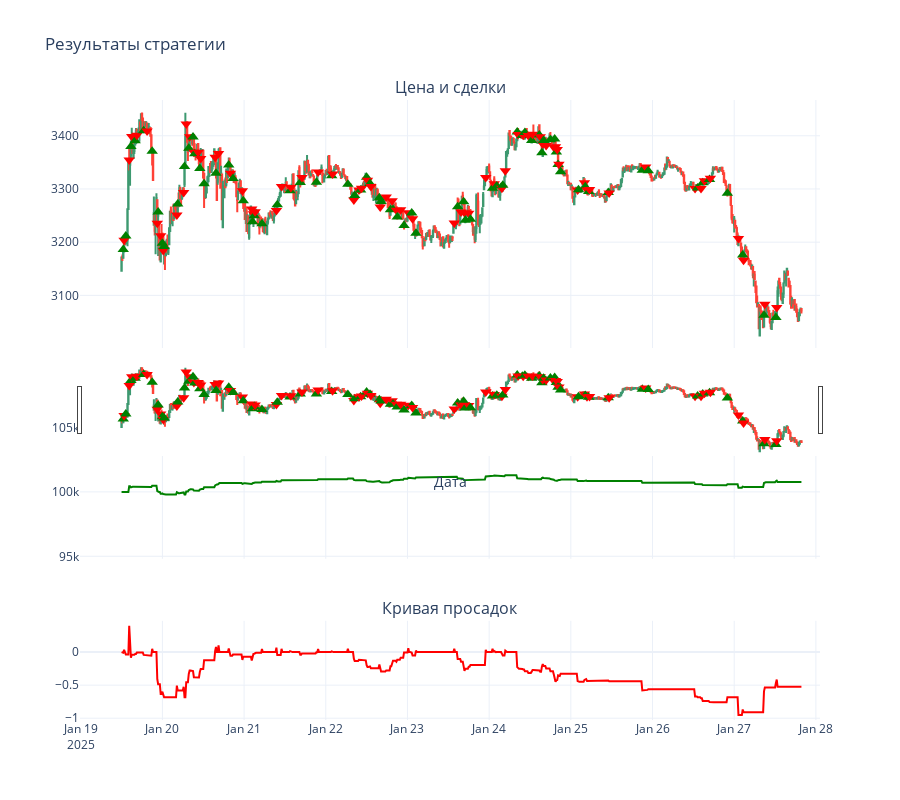

Write notebook code for a chart like this one.
### Code cell
bt = StrategyTester(X_trade_xgb, initial_balance=100000, position_size=0.1)

# Запускаем бэктест
bt.run()
stats = bt.calculate_stats()
StrategyTester.display_stats(stats)

bt.plot()

### Figure 1 — Plotly figure (JSON) as saved in the notebook; plotly's stock layout.template omitted (floating-point values rounded to 4 significant figures; data arrays with more than 128 entries replaced by an {"elided": "..."} marker saying what was removed)
{"data": [{"close": {"elided": "800 float values"}, "high": {"elided": "800 float values"}, "low": {"elided": "800 float values"}, "name": "Цена", "open": {"elided": "800 float values"}, "type": "candlestick", "x": {"elided": "800 str values"}, "xaxis": "x", "yaxis": "y"}, {"marker": {"color": "green", "size": 10, "symbol": "triangle-up"}, "mode": "markers", "name": "Сделка", "type": "scatter", "x": ["2025-01-19T12:30:00"], "xaxis": "x", "y": [3186.0], "yaxis": "y"}, {"marker": {"color": "red", "size": 10, "symbol": "triangle-down"}, "mode": "markers", "name": "Сделка", "type": "scatter", "x": ["2025-01-19T12:45:00"], "xaxis": "x", "y": [3204.0], "yaxis": "y"}, {"marker": {"color": "green", "size": 10, "symbol": "triangle-up"}, "mode": "markers", "name": "Сделка", "type": "scatter", "x": ["2025-01-19T13:15:00"], "xaxis": "x", "y": [3212.0], "yaxis": "y"}, {"marker": {"color": "red", "size": 10, "symbol": "triangle-down"}, "mode": "markers", "name": "Сделка", "type": "scatter", "x": ["2025-01-19T14:15:00"], "xaxis": "x", "y": [3354.0], "yaxis": "y"}, {"marker": {"color": "green", "size": 10, "symbol": "triangle-up"}, "mode": "markers", "name": "Сделка", "type": "scatter", "x": ["2025-01-19T14:45:00"], "xaxis": "x", "y": [3380.0], "yaxis": "y"}, {"marker": {"color": "red", "size": 10, "symbol": "triangle-down"}, "mode": "markers", "name": "Сделка", "type": "scatter", "x": ["2025-01-19T15:00:00"], "xaxis": "x", "y": [3398.0], "yaxis": "y"}, {"marker": {"color": "green", "size": 10, "symbol": "triangle-up"}, "mode": "markers", "name": "Сделка", "type": "scatter", "x": ["2025-01-19T16:00:00"], "xaxis": "x", "y": [3391.0], "yaxis": "y"}, {"marker": {"color": "red", "size": 10, "symbol": "triangle-down"}, "mode": "markers", "name": "Сделка", "type": "scatter", "x": ["2025-01-19T16:30:00"], "xaxis": "x", "y": [3401.0], "yaxis": "y"}, {"marker": {"color": "green", "size": 10, "symbol": "triangle-up"}, "mode": "markers", "name": "Сделка", "type": "scatter", "x": ["2025-01-19T18:30:00"], "xaxis": "x", "y": [3409.0], "yaxis": "y"}, {"marker": {"color": "red", "size": 10, "symbol": "triangle-down"}, "mode": "markers", "name": "Сделка", "type": "scatter", "x": ["2025-01-19T19:30:00"], "xaxis": "x", "y": [3409.0], "yaxis": "y"}, {"marker": {"color": "green", "size": 10, "symbol": "triangle-up"}, "mode": "markers", "name": "Сделка", "type": "scatter", "x": ["2025-01-19T21:00:00"], "xaxis": "x", "y": [3371.0], "yaxis": "y"}, {"marker": {"color": "red", "size": 10, "symbol": "triangle-down"}, "mode": "markers", "name": "Сделка", "type": "scatter", "x": ["2025-01-19T22:30:00"], "xaxis": "x", "y": [3236.0], "yaxis": "y"}, {"marker": {"color": "green", "size": 10, "symbol": "triangle-up"}, "mode": "markers", "name": "Сделка", "type": "scatter", "x": ["2025-01-19T22:45:00"], "xaxis": "x", "y": [3257.0], "yaxis": "y"}, {"marker": {"color": "red", "size": 10, "symbol": "triangle-down"}, "mode": "markers", "name": "Сделка", "type": "scatter", "x": ["2025-01-19T23:30:00"], "xaxis": "x", "y": [3212.0], "yaxis": "y"}, {"marker": {"color": "green", "size": 10, "symbol": "triangle-up"}, "mode": "markers", "name": "Сделка", "type": "scatter", "x": ["2025-01-20T00:00:00"], "xaxis": "x", "y": [3198.0], "yaxis": "y"}, {"marker": {"color": "red", "size": 10, "symbol": "triangle-down"}, "mode": "markers", "name": "Сделка", "type": "scatter", "x": ["2025-01-20T00:15:00"], "xaxis": "x", "y": [3185.0], "yaxis": "y"}, {"marker": {"color": "green", "size": 10, "symbol": "triangle-up"}, "mode": "markers", "name": "Сделка", "type": "scatter", "x": ["2025-01-20T00:30:00"], "xaxis": "x", "y": [3192.0], "yaxis": "y"}, {"marker": {"color": "red", "size": 10, "symbol": "triangle-down"}, "mode": "markers", "name": "Сделка", "type": "scatter", "x": ["2025-01-20T04:15:00"], "xaxis": "x", "y": [3251.0], "yaxis": "y"}, {"marker": {"color": "green", "size": 10, "symbol": "triangle-up"}, "mode": "markers", "name": "Сделка", "type": "scatter", "x": ["2025-01-20T04:30:00"], "xaxis": "x", "y": [3272.0], "yaxis": "y"}, {"marker": {"color": "red", "size": 10, "symbol": "triangle-down"}, "mode": "markers", "name": "Сделка", "type": "scatter", "x": ["2025-01-20T06:15:00"], "xaxis": "x", "y": [3293.0], "yaxis": "y"}, {"marker": {"color": "green", "size": 10, "symbol": "triangle-up"}, "mode": "markers", "name": "Сделка", "type": "scatter", "x": ["2025-01-20T06:30:00"], "xaxis": "x", "y": [3342.0], "yaxis": "y"}, {"marker": {"color": "red", "size": 10, "symbol": "triangle-down"}, "mode": "markers", "name": "Сделка", "type": "scatter", "x": ["2025-01-20T07:00:00"], "xaxis": "x", "y": [3422.0], "yaxis": "y"}, {"marker": {"color": "green", "size": 10, "symbol": "triangle-up"}, "mode": "markers", "name": "Сделка", "type": "scatter", "x": ["2025-01-20T07:45:00"], "xaxis": "x", "y": [3376.0], "yaxis": "y"}, {"marker": {"color": "red", "size": 10, "symbol": "triangle-down"}, "mode": "markers", "name": "Сделка", "type": "scatter", "x": ["2025-01-20T08:00:00"], "xaxis": "x", "y": [3398.0], "yaxis": "y"}, {"marker": {"color": "green", "size": 10, "symbol": "triangle-up"}, "mode": "markers", "name": "Сделка", "type": "scatter", "x": ["2025-01-20T09:00:00"], "xaxis": "x", "y": [3398.0], "yaxis": "y"}, {"marker": {"color": "red", "size": 10, "symbol": "triangle-down"}, "mode": "markers", "name": "Сделка", "type": "scatter", "x": ["2025-01-20T09:15:00"], "xaxis": "x", "y": [3369.0], "yaxis": "y"}, {"marker": {"color": "green", "size": 10, "symbol": "triangle-up"}, "mode": "markers", "name": "Сделка", "type": "scatter", "x": ["2025-01-20T09:30:00"], "xaxis": "x", "y": [3366.0], "yaxis": "y"}, {"marker": {"color": "red", "size": 10, "symbol": "triangle-down"}, "mode": "markers", "name": "Сделка", "type": "scatter", "x": ["2025-01-20T10:30:00"], "xaxis": "x", "y": [3369.0], "yaxis": "y"}, {"marker": {"color": "green", "size": 10, "symbol": "triangle-up"}, "mode": "markers", "name": "Сделка", "type": "scatter", "x": ["2025-01-20T11:00:00"], "xaxis": "x", "y": [3338.0], "yaxis": "y"}, {"marker": {"color": "red", "size": 10, "symbol": "triangle-down"}, "mode": "markers", "name": "Сделка", "type": "scatter", "x": ["2025-01-20T11:15:00"], "xaxis": "x", "y": [3357.0], "yaxis": "y"}, {"marker": {"color": "green", "size": 10, "symbol": "triangle-up"}, "mode": "markers", "name": "Сделка", "type": "scatter", "x": ["2025-01-20T12:15:00"], "xaxis": "x", "y": [3310.0], "yaxis": "y"}, {"marker": {"color": "red", "size": 10, "symbol": "triangle-down"}, "mode": "markers", "name": "Сделка", "type": "scatter", "x": ["2025-01-20T15:30:00"], "xaxis": "x", "y": [3359.0], "yaxis": "y"}, {"marker": {"color": "green", "size": 10, "symbol": "triangle-up"}, "mode": "markers", "name": "Сделка", "type": "scatter", "x": ["2025-01-20T15:45:00"], "xaxis": "x", "y": [3330.0], "yaxis": "y"}, {"marker": {"color": "red", "size": 10, "symbol": "triangle-down"}, "mode": "markers", "name": "Сделка", "type": "scatter", "x": ["2025-01-20T16:30:00"], "xaxis": "x", "y": [3367.0], "yaxis": "y"}, {"marker": {"color": "green", "size": 10, "symbol": "triangle-up"}, "mode": "markers", "name": "Сделка", "type": "scatter", "x": ["2025-01-20T19:30:00"], "xaxis": "x", "y": [3345.0], "yaxis": "y"}, {"marker": {"color": "red", "size": 10, "symbol": "triangle-down"}, "mode": "markers", "name": "Сделка", "type": "scatter", "x": ["2025-01-20T20:00:00"], "xaxis": "x", "y": [3329.0], "yaxis": "y"}, {"marker": {"color": "green", "size": 10, "symbol": "triangle-up"}, "mode": "markers", "name": "Сделка", "type": "scatter", "x": ["2025-01-20T20:45:00"], "xaxis": "x", "y": [3320.0], "yaxis": "y"}, {"marker": {"color": "red", "size": 10, "symbol": "triangle-down"}, "mode": "markers", "name": "Сделка", "type": "scatter", "x": ["2025-01-20T23:30:00"], "xaxis": "x", "y": [3297.0], "yaxis": "y"}, {"marker": {"color": "green", "size": 10, "symbol": "triangle-up"}, "mode": "markers", "name": "Сделка", "type": "scatter", "x": ["2025-01-20T23:45:00"], "xaxis": "x", "y": [3278.0], "yaxis": "y"}, {"marker": {"color": "red", "size": 10, "symbol": "triangle-down"}, "mode": "markers", "name": "Сделка", "type": "scatter", "x": ["2025-01-21T02:15:00"], "xaxis": "x", "y": [3262.0], "yaxis": "y"}, {"marker": {"color": "green", "size": 10, "symbol": "triangle-up"}, "mode": "markers", "name": "Сделка", "type": "scatter", "x": ["2025-01-21T02:30:00"], "xaxis": "x", "y": [3238.0], "yaxis": "y"}, {"marker": {"color": "red", "size": 10, "symbol": "triangle-down"}, "mode": "markers", "name": "Сделка", "type": "scatter", "x": ["2025-01-21T02:45:00"], "xaxis": "x", "y": [3254.0], "yaxis": "y"}, {"marker": {"color": "green", "size": 10, "symbol": "triangle-up"}, "mode": "markers", "name": "Сделка", "type": "scatter", "x": ["2025-01-21T03:00:00"], "xaxis": "x", "y": [3249.0], "yaxis": "y"}, {"marker": {"color": "red", "size": 10, "symbol": "triangle-down"}, "mode": "markers", "name": "Сделка", "type": "scatter", "x": ["2025-01-21T03:15:00"], "xaxis": "x", "y": [3257.0], "yaxis": "y"}, {"marker": {"color": "green", "size": 10, "symbol": "triangle-up"}, "mode": "markers", "name": "Сделка", "type": "scatter", "x": ["2025-01-21T05:15:00"], "xaxis": "x", "y": [3235.0], "yaxis": "y"}, {"marker": {"color": "red", "size": 10, "symbol": "triangle-down"}, "mode": "markers", "name": "Сделка", "type": "scatter", "x": ["2025-01-21T09:30:00"], "xaxis": "x", "y": [3259.0], "yaxis": "y"}, {"marker": {"color": "green", "size": 10, "symbol": "triangle-up"}, "mode": "markers", "name": "Сделка", "type": "scatter", "x": ["2025-01-21T09:45:00"], "xaxis": "x", "y": [3271.0], "yaxis": "y"}, {"marker": {"color": "red", "size": 10, "symbol": "triangle-down"}, "mode": "markers", "name": "Сделка", "type": "scatter", "x": ["2025-01-21T11:00:00"], "xaxis": "x", "y": [3305.0], "yaxis": "y"}, {"marker": {"color": "green", "size": 10, "symbol": "triangle-up"}, "mode": "markers", "name": "Сделка", "type": "scatter", "x": ["2025-01-21T13:30:00"], "xaxis": "x", "y": [3296.0], "yaxis": "y"}, {"marker": {"color": "red", "size": 10, "symbol": "triangle-down"}, "mode": "markers", "name": "Сделка", "type": "scatter", "x": ["2025-01-21T13:45:00"], "xaxis": "x", "y": [3303.0], "yaxis": "y"}, {"marker": {"color": "green", "size": 10, "symbol": "triangle-up"}, "mode": "markers", "name": "Сделка", "type": "scatter", "x": ["2025-01-21T16:30:00"], "xaxis": "x", "y": [3312.0], "yaxis": "y"}, {"marker": {"color": "red", "size": 10, "symbol": "triangle-down"}, "mode": "markers", "name": "Сделка", "type": "scatter", "x": ["2025-01-21T17:00:00"], "xaxis": "x", "y": [3321.0], "yaxis": "y"}, {"marker": {"color": "green", "size": 10, "symbol": "triangle-up"}, "mode": "markers", "name": "Сделка", "type": "scatter", "x": ["2025-01-21T21:15:00"], "xaxis": "x", "y": [3312.0], "yaxis": "y"}, {"marker": {"color": "red", "size": 10, "symbol": "triangle-down"}, "mode": "markers", "name": "Сделка", "type": "scatter", "x": ["2025-01-21T21:45:00"], "xaxis": "x", "y": [3332.0], "yaxis": "y"}, {"marker": {"color": "green", "size": 10, "symbol": "triangle-up"}, "mode": "markers", "name": "Сделка", "type": "scatter", "x": ["2025-01-22T01:45:00"], "xaxis": "x", "y": [3325.0], "yaxis": "y"}, {"marker": {"color": "red", "size": 10, "symbol": "triangle-down"}, "mode": "markers", "name": "Сделка", "type": "scatter", "x": ["2025-01-22T02:00:00"], "xaxis": "x", "y": [3328.0], "yaxis": "y"}, {"marker": {"color": "green", "size": 10, "symbol": "triangle-up"}, "mode": "markers", "name": "Сделка", "type": "scatter", "x": ["2025-01-22T06:30:00"], "xaxis": "x", "y": [3309.0], "yaxis": "y"}, {"marker": {"color": "red", "size": 10, "symbol": "triangle-down"}, "mode": "markers", "name": "Сделка", "type": "scatter", "x": ["2025-01-22T08:15:00"], "xaxis": "x", "y": [3279.0], "yaxis": "y"}, {"marker": {"color": "green", "size": 10, "symbol": "triangle-up"}, "mode": "markers", "name": "Сделка", "type": "scatter", "x": ["2025-01-22T08:30:00"], "xaxis": "x", "y": [3288.0], "yaxis": "y"}, {"marker": {"color": "red", "size": 10, "symbol": "triangle-down"}, "mode": "markers", "name": "Сделка", "type": "scatter", "x": ["2025-01-22T09:45:00"], "xaxis": "x", "y": [3298.0], "yaxis": "y"}, {"marker": {"color": "green", "size": 10, "symbol": "triangle-up"}, "mode": "markers", "name": "Сделка", "type": "scatter", "x": ["2025-01-22T10:15:00"], "xaxis": "x", "y": [3298.0], "yaxis": "y"}, {"marker": {"color": "red", "size": 10, "symbol": "triangle-down"}, "mode": "markers", "name": "Сделка", "type": "scatter", "x": ["2025-01-22T10:30:00"], "xaxis": "x", "y": [3301.0], "yaxis": "y"}, {"marker": {"color": "green", "size": 10, "symbol": "triangle-up"}, "mode": "markers", "name": "Сделка", "type": "scatter", "x": ["2025-01-22T12:00:00"], "xaxis": "x", "y": [3322.0], "yaxis": "y"}, {"marker": {"color": "red", "size": 10, "symbol": "triangle-down"}, "mode": "markers", "name": "Сделка", "type": "scatter", "x": ["2025-01-22T12:15:00"], "xaxis": "x", "y": [3316.0], "yaxis": "y"}, {"marker": {"color": "green", "size": 10, "symbol": "triangle-up"}, "mode": "markers", "name": "Сделка", "type": "scatter", "x": ["2025-01-22T13:00:00"], "xaxis": "x", "y": [3310.0], "yaxis": "y"}, {"marker": {"color": "red", "size": 10, "symbol": "triangle-down"}, "mode": "markers", "name": "Сделка", "type": "scatter", "x": ["2025-01-22T13:15:00"], "xaxis": "x", "y": [3305.0], "yaxis": "y"}, {"marker": {"color": "green", "size": 10, "symbol": "triangle-up"}, "mode": "markers", "name": "Сделка", "type": "scatter", "x": ["2025-01-22T15:45:00"], "xaxis": "x", "y": [3283.0], "yaxis": "y"}, {"marker": {"color": "red", "size": 10, "symbol": "triangle-down"}, "mode": "markers", "name": "Сделка", "type": "scatter", "x": ["2025-01-22T16:00:00"], "xaxis": "x", "y": [3266.0], "yaxis": "y"}, {"marker": {"color": "green", "size": 10, "symbol": "triangle-up"}, "mode": "markers", "name": "Сделка", "type": "scatter", "x": ["2025-01-22T16:15:00"], "xaxis": "x", "y": [3276.0], "yaxis": "y"}, {"marker": {"color": "red", "size": 10, "symbol": "triangle-down"}, "mode": "markers", "name": "Сделка", "type": "scatter", "x": ["2025-01-22T17:45:00"], "xaxis": "x", "y": [3285.0], "yaxis": "y"}, {"marker": {"color": "green", "size": 10, "symbol": "triangle-up"}, "mode": "markers", "name": "Сделка", "type": "scatter", "x": ["2025-01-22T19:00:00"], "xaxis": "x", "y": [3261.0], "yaxis": "y"}, {"marker": {"color": "red", "size": 10, "symbol": "triangle-down"}, "mode": "markers", "name": "Сделка", "type": "scatter", "x": ["2025-01-22T19:30:00"], "xaxis": "x", "y": [3278.0], "yaxis": "y"}, {"marker": {"color": "green", "size": 10, "symbol": "triangle-up"}, "mode": "markers", "name": "Сделка", "type": "scatter", "x": ["2025-01-22T19:45:00"], "xaxis": "x", "y": [3261.0], "yaxis": "y"}, {"marker": {"color": "red", "size": 10, "symbol": "triangle-down"}, "mode": "markers", "name": "Сделка", "type": "scatter", "x": ["2025-01-22T20:45:00"], "xaxis": "x", "y": [3260.0], "yaxis": "y"}, {"marker": {"color": "green", "size": 10, "symbol": "triangle-up"}, "mode": "markers", "name": "Сделка", "type": "scatter", "x": ["2025-01-22T21:00:00"], "xaxis": "x", "y": [3247.0], "yaxis": "y"}, {"marker": {"color": "red", "size": 10, "symbol": "triangle-down"}, "mode": "markers", "name": "Сделка", "type": "scatter", "x": ["2025-01-22T22:00:00"], "xaxis": "x", "y": [3261.0], "yaxis": "y"}, {"marker": {"color": "green", "size": 10, "symbol": "triangle-up"}, "mode": "markers", "name": "Сделка", "type": "scatter", "x": ["2025-01-22T23:00:00"], "xaxis": "x", "y": [3231.0], "yaxis": "y"}, {"marker": {"color": "red", "size": 10, "symbol": "triangle-down"}, "mode": "markers", "name": "Сделка", "type": "scatter", "x": ["2025-01-23T00:15:00"], "xaxis": "x", "y": [3255.0], "yaxis": "y"}, {"marker": {"color": "green", "size": 10, "symbol": "triangle-up"}, "mode": "markers", "name": "Сделка", "type": "scatter", "x": ["2025-01-23T01:15:00"], "xaxis": "x", "y": [3255.0], "yaxis": "y"}, {"marker": {"color": "red", "size": 10, "symbol": "triangle-down"}, "mode": "markers", "name": "Сделка", "type": "scatter", "x": ["2025-01-23T01:30:00"], "xaxis": "x", "y": [3244.0], "yaxis": "y"}, {"marker": {"color": "green", "size": 10, "symbol": "triangle-up"}, "mode": "markers", "name": "Сделка", "type": "scatter", "x": ["2025-01-23T02:30:00"], "xaxis": "x", "y": [3217.0], "yaxis": "y"}, {"marker": {"color": "red", "size": 10, "symbol": "triangle-down"}, "mode": "markers", "name": "Сделка", "type": "scatter", "x": ["2025-01-23T13:45:00"], "xaxis": "x", "y": [3236.0], "yaxis": "y"}, {"marker": {"color": "green", "size": 10, "symbol": "triangle-up"}, "mode": "markers", "name": "Сделка", "type": "scatter", "x": ["2025-01-23T14:45:00"], "xaxis": "x", "y": [3267.0], "yaxis": "y"}, {"marker": {"color": "red", "size": 10, "symbol": "triangle-down"}, "mode": "markers", "name": "Сделка", "type": "scatter", "x": ["2025-01-23T15:45:00"], "xaxis": "x", "y": [3257.0], "yaxis": "y"}, {"marker": {"color": "green", "size": 10, "symbol": "triangle-up"}, "mode": "markers", "name": "Сделка", "type": "scatter", "x": ["2025-01-23T16:30:00"], "xaxis": "x", "y": [3276.0], "yaxis": "y"}, {"marker": {"color": "red", "size": 10, "symbol": "triangle-down"}, "mode": "markers", "name": "Сделка", "type": "scatter", "x": ["2025-01-23T16:45:00"], "xaxis": "x", "y": [3256.0], "yaxis": "y"}, {"marker": {"color": "green", "size": 10, "symbol": "triangle-up"}, "mode": "markers", "name": "Сделка", "type": "scatter", "x": ["2025-01-23T17:00:00"], "xaxis": "x", "y": [3241.0], "yaxis": "y"}, {"marker": {"color": "red", "size": 10, "symbol": "triangle-down"}, "mode": "markers", "name": "Сделка", "type": "scatter", "x": ["2025-01-23T18:00:00"], "xaxis": "x", "y": [3254.0], "yaxis": "y"}, {"marker": {"color": "green", "size": 10, "symbol": "triangle-up"}, "mode": "markers", "name": "Сделка", "type": "scatter", "x": ["2025-01-23T18:30:00"], "xaxis": "x", "y": [3243.0], "yaxis": "y"}, {"marker": {"color": "red", "size": 10, "symbol": "triangle-down"}, "mode": "markers", "name": "Сделка", "type": "scatter", "x": ["2025-01-23T23:00:00"], "xaxis": "x", "y": [3321.0], "yaxis": "y"}, {"marker": {"color": "green", "size": 10, "symbol": "triangle-up"}, "mode": "markers", "name": "Сделка", "type": "scatter", "x": ["2025-01-24T01:00:00"], "xaxis": "x", "y": [3301.0], "yaxis": "y"}, {"marker": {"color": "red", "size": 10, "symbol": "triangle-down"}, "mode": "markers", "name": "Сделка", "type": "scatter", "x": ["2025-01-24T01:30:00"], "xaxis": "x", "y": [3310.0], "yaxis": "y"}, {"marker": {"color": "green", "size": 10, "symbol": "triangle-up"}, "mode": "markers", "name": "Сделка", "type": "scatter", "x": ["2025-01-24T02:15:00"], "xaxis": "x", "y": [3306.0], "yaxis": "y"}, {"marker": {"color": "red", "size": 10, "symbol": "triangle-down"}, "mode": "markers", "name": "Сделка", "type": "scatter", "x": ["2025-01-24T03:45:00"], "xaxis": "x", "y": [3301.0], "yaxis": "y"}, {"marker": {"color": "green", "size": 10, "symbol": "triangle-up"}, "mode": "markers", "name": "Сделка", "type": "scatter", "x": ["2025-01-24T04:00:00"], "xaxis": "x", "y": [3307.0], "yaxis": "y"}, {"marker": {"color": "red", "size": 10, "symbol": "triangle-down"}, "mode": "markers", "name": "Сделка", "type": "scatter", "x": ["2025-01-24T04:45:00"], "xaxis": "x", "y": [3334.0], "yaxis": "y"}, {"marker": {"color": "green", "size": 10, "symbol": "triangle-up"}, "mode": "markers", "name": "Сделка", "type": "scatter", "x": ["2025-01-24T08:15:00"], "xaxis": "x", "y": [3407.0], "yaxis": "y"}, {"marker": {"color": "red", "size": 10, "symbol": "triangle-down"}, "mode": "markers", "name": "Сделка", "type": "scatter", "x": ["2025-01-24T08:30:00"], "xaxis": "x", "y": [3402.0], "yaxis": "y"}, {"marker": {"color": "green", "size": 10, "symbol": "triangle-up"}, "mode": "markers", "name": "Сделка", "type": "scatter", "x": ["2025-01-24T09:45:00"], "xaxis": "x", "y": [3400.0], "yaxis": "y"}, {"marker": {"color": "red", "size": 10, "symbol": "triangle-down"}, "mode": "markers", "name": "Сделка", "type": "scatter", "x": ["2025-01-24T10:00:00"], "xaxis": "x", "y": [3401.0], "yaxis": "y"}, {"marker": {"color": "green", "size": 10, "symbol": "triangle-up"}, "mode": "markers", "name": "Сделка", "type": "scatter", "x": ["2025-01-24T10:30:00"], "xaxis": "x", "y": [3406.0], "yaxis": "y"}, {"marker": {"color": "red", "size": 10, "symbol": "triangle-down"}, "mode": "markers", "name": "Сделка", "type": "scatter", "x": ["2025-01-24T11:30:00"], "xaxis": "x", "y": [3401.0], "yaxis": "y"}, {"marker": {"color": "green", "size": 10, "symbol": "triangle-up"}, "mode": "markers", "name": "Сделка", "type": "scatter", "x": ["2025-01-24T12:30:00"], "xaxis": "x", "y": [3391.0], "yaxis": "y"}, {"marker": {"color": "red", "size": 10, "symbol": "triangle-down"}, "mode": "markers", "name": "Сделка", "type": "scatter", "x": ["2025-01-24T12:45:00"], "xaxis": "x", "y": [3403.0], "yaxis": "y"}, {"marker": {"color": "green", "size": 10, "symbol": "triangle-up"}, "mode": "markers", "name": "Сделка", "type": "scatter", "x": ["2025-01-24T14:45:00"], "xaxis": "x", "y": [3402.0], "yaxis": "y"}, {"marker": {"color": "red", "size": 10, "symbol": "triangle-down"}, "mode": "markers", "name": "Сделка", "type": "scatter", "x": ["2025-01-24T15:00:00"], "xaxis": "x", "y": [3398.0], "yaxis": "y"}, {"marker": {"color": "green", "size": 10, "symbol": "triangle-up"}, "mode": "markers", "name": "Сделка", "type": "scatter", "x": ["2025-01-24T15:30:00"], "xaxis": "x", "y": [3368.0], "yaxis": "y"}, {"marker": {"color": "red", "size": 10, "symbol": "triangle-down"}, "mode": "markers", "name": "Сделка", "type": "scatter", "x": ["2025-01-24T15:45:00"], "xaxis": "x", "y": [3384.0], "yaxis": "y"}, {"marker": {"color": "green", "size": 10, "symbol": "triangle-up"}, "mode": "markers", "name": "Сделка", "type": "scatter", "x": ["2025-01-24T16:00:00"], "xaxis": "x", "y": [3391.0], "yaxis": "y"}, {"marker": {"color": "red", "size": 10, "symbol": "triangle-down"}, "mode": "markers", "name": "Сделка", "type": "scatter", "x": ["2025-01-24T16:45:00"], "xaxis": "x", "y": [3382.0], "yaxis": "y"}, {"marker": {"color": "green", "size": 10, "symbol": "triangle-up"}, "mode": "markers", "name": "Сделка", "type": "scatter", "x": ["2025-01-24T18:00:00"], "xaxis": "x", "y": [3393.0], "yaxis": "y"}, {"marker": {"color": "red", "size": 10, "symbol": "triangle-down"}, "mode": "markers", "name": "Сделка", "type": "scatter", "x": ["2025-01-24T19:00:00"], "xaxis": "x", "y": [3379.0], "yaxis": "y"}, {"marker": {"color": "green", "size": 10, "symbol": "triangle-up"}, "mode": "markers", "name": "Сделка", "type": "scatter", "x": ["2025-01-24T19:15:00"], "xaxis": "x", "y": [3394.0], "yaxis": "y"}, {"marker": {"color": "red", "size": 10, "symbol": "triangle-down"}, "mode": "markers", "name": "Сделка", "type": "scatter", "x": ["2025-01-24T19:30:00"], "xaxis": "x", "y": [3380.0], "yaxis": "y"}, {"marker": {"color": "green", "size": 10, "symbol": "triangle-up"}, "mode": "markers", "name": "Сделка", "type": "scatter", "x": ["2025-01-24T19:45:00"], "xaxis": "x", "y": [3369.0], "yaxis": "y"}, {"marker": {"color": "red", "size": 10, "symbol": "triangle-down"}, "mode": "markers", "name": "Сделка", "type": "scatter", "x": ["2025-01-24T20:00:00"], "xaxis": "x", "y": [3374.0], "yaxis": "y"}, {"marker": {"color": "green", "size": 10, "symbol": "triangle-up"}, "mode": "markers", "name": "Сделка", "type": "scatter", "x": ["2025-01-24T20:15:00"], "xaxis": "x", "y": [3346.0], "yaxis": "y"}, {"marker": {"color": "red", "size": 10, "symbol": "triangle-down"}, "mode": "markers", "name": "Сделка", "type": "scatter", "x": ["2025-01-24T20:30:00"], "xaxis": "x", "y": [3346.0], "yaxis": "y"}, {"marker": {"color": "green", "size": 10, "symbol": "triangle-up"}, "mode": "markers", "name": "Сделка", "type": "scatter", "x": ["2025-01-24T21:00:00"], "xaxis": "x", "y": [3332.0], "yaxis": "y"}, {"marker": {"color": "red", "size": 10, "symbol": "triangle-down"}, "mode": "markers", "name": "Сделка", "type": "scatter", "x": ["2025-01-25T02:00:00"], "xaxis": "x", "y": [3298.0], "yaxis": "y"}, {"marker": {"color": "green", "size": 10, "symbol": "triangle-up"}, "mode": "markers", "name": "Сделка", "type": "scatter", "x": ["2025-01-25T02:15:00"], "xaxis": "x", "y": [3299.0], "yaxis": "y"}, {"marker": {"color": "red", "size": 10, "symbol": "triangle-down"}, "mode": "markers", "name": "Сделка", "type": "scatter", "x": ["2025-01-25T04:00:00"], "xaxis": "x", "y": [3312.0], "yaxis": "y"}, {"marker": {"color": "green", "size": 10, "symbol": "triangle-up"}, "mode": "markers", "name": "Сделка", "type": "scatter", "x": ["2025-01-25T04:15:00"], "xaxis": "x", "y": [3304.0], "yaxis": "y"}, {"marker": {"color": "red", "size": 10, "symbol": "triangle-down"}, "mode": "markers", "name": "Сделка", "type": "scatter", "x": ["2025-01-25T04:45:00"], "xaxis": "x", "y": [3298.0], "yaxis": "y"}, {"marker": {"color": "green", "size": 10, "symbol": "triangle-up"}, "mode": "markers", "name": "Сделка", "type": "scatter", "x": ["2025-01-25T05:15:00"], "xaxis": "x", "y": [3295.0], "yaxis": "y"}, {"marker": {"color": "red", "size": 10, "symbol": "triangle-down"}, "mode": "markers", "name": "Сделка", "type": "scatter", "x": ["2025-01-25T05:30:00"], "xaxis": "x", "y": [3299.0], "yaxis": "y"}, {"marker": {"color": "green", "size": 10, "symbol": "triangle-up"}, "mode": "markers", "name": "Сделка", "type": "scatter", "x": ["2025-01-25T11:00:00"], "xaxis": "x", "y": [3293.0], "yaxis": "y"}, {"marker": {"color": "red", "size": 10, "symbol": "triangle-down"}, "mode": "markers", "name": "Сделка", "type": "scatter", "x": ["2025-01-25T11:15:00"], "xaxis": "x", "y": [3293.0], "yaxis": "y"}, {"marker": {"color": "green", "size": 10, "symbol": "triangle-up"}, "mode": "markers", "name": "Сделка", "type": "scatter", "x": ["2025-01-25T21:00:00"], "xaxis": "x", "y": [3335.0], "yaxis": "y"}, {"marker": {"color": "red", "size": 10, "symbol": "triangle-down"}, "mode": "markers", "name": "Сделка", "type": "scatter", "x": ["2025-01-25T22:00:00"], "xaxis": "x", "y": [3341.0], "yaxis": "y"}, {"marker": {"color": "green", "size": 10, "symbol": "triangle-up"}, "mode": "markers", "name": "Сделка", "type": "scatter", "x": ["2025-01-25T22:45:00"], "xaxis": "x", "y": [3334.0], "yaxis": "y"}, {"marker": {"color": "red", "size": 10, "symbol": "triangle-down"}, "mode": "markers", "name": "Сделка", "type": "scatter", "x": ["2025-01-26T12:30:00"], "xaxis": "x", "y": [3301.0], "yaxis": "y"}, {"marker": {"color": "green", "size": 10, "symbol": "triangle-up"}, "mode": "markers", "name": "Сделка", "type": "scatter", "x": ["2025-01-26T13:15:00"], "xaxis": "x", "y": [3302.0], "yaxis": "y"}, {"marker": {"color": "red", "size": 10, "symbol": "triangle-down"}, "mode": "markers", "name": "Сделка", "type": "scatter", "x": ["2025-01-26T14:15:00"], "xaxis": "x", "y": [3301.0], "yaxis": "y"}, {"marker": {"color": "green", "size": 10, "symbol": "triangle-up"}, "mode": "markers", "name": "Сделка", "type": "scatter", "x": ["2025-01-26T14:45:00"], "xaxis": "x", "y": [3312.0], "yaxis": "y"}, {"marker": {"color": "red", "size": 10, "symbol": "triangle-down"}, "mode": "markers", "name": "Сделка", "type": "scatter", "x": ["2025-01-26T15:15:00"], "xaxis": "x", "y": [3315.0], "yaxis": "y"}, {"marker": {"color": "green", "size": 10, "symbol": "triangle-up"}, "mode": "markers", "name": "Сделка", "type": "scatter", "x": ["2025-01-26T16:45:00"], "xaxis": "x", "y": [3318.0], "yaxis": "y"}, {"marker": {"color": "red", "size": 10, "symbol": "triangle-down"}, "mode": "markers", "name": "Сделка", "type": "scatter", "x": ["2025-01-26T17:00:00"], "xaxis": "x", "y": [3320.0], "yaxis": "y"}, {"marker": {"color": "green", "size": 10, "symbol": "triangle-up"}, "mode": "markers", "name": "Сделка", "type": "scatter", "x": ["2025-01-26T22:00:00"], "xaxis": "x", "y": [3292.0], "yaxis": "y"}, {"marker": {"color": "red", "size": 10, "symbol": "triangle-down"}, "mode": "markers", "name": "Сделка", "type": "scatter", "x": ["2025-01-27T01:15:00"], "xaxis": "x", "y": [3207.0], "yaxis": "y"}, {"marker": {"color": "green", "size": 10, "symbol": "triangle-up"}, "mode": "markers", "name": "Сделка", "type": "scatter", "x": ["2025-01-27T02:30:00"], "xaxis": "x", "y": [3176.0], "yaxis": "y"}, {"marker": {"color": "red", "size": 10, "symbol": "triangle-down"}, "mode": "markers", "name": "Сделка", "type": "scatter", "x": ["2025-01-27T02:45:00"], "xaxis": "x", "y": [3166.0], "yaxis": "y"}, {"marker": {"color": "green", "size": 10, "symbol": "triangle-up"}, "mode": "markers", "name": "Сделка", "type": "scatter", "x": ["2025-01-27T08:45:00"], "xaxis": "x", "y": [3063.0], "yaxis": "y"}, {"marker": {"color": "red", "size": 10, "symbol": "triangle-down"}, "mode": "markers", "name": "Сделка", "type": "scatter", "x": ["2025-01-27T09:00:00"], "xaxis": "x", "y": [3084.0], "yaxis": "y"}, {"marker": {"color": "green", "size": 10, "symbol": "triangle-up"}, "mode": "markers", "name": "Сделка", "type": "scatter", "x": ["2025-01-27T12:15:00"], "xaxis": "x", "y": [3059.0], "yaxis": "y"}, {"marker": {"color": "red", "size": 10, "symbol": "triangle-down"}, "mode": "markers", "name": "Сделка", "type": "scatter", "x": ["2025-01-27T12:30:00"], "xaxis": "x", "y": [3077.0], "yaxis": "y"}, {"line": {"color": "green", "width": 2}, "mode": "lines", "name": "Капитал", "type": "scatter", "x": {"elided": "800 str values"}, "xaxis": "x2", "y": {"elided": "800 float values"}, "yaxis": "y2"}, {"line": {"color": "red", "width": 2}, "mode": "lines", "name": "Просадка", "type": "scatter", "x": {"elided": "800 str values"}, "xaxis": "x3", "y": {"elided": "800 float values"}, "yaxis": "y3"}], "layout": {"annotations": [{"font": {"size": 16}, "showarrow": false, "text": "Цена и сделки", "x": 0.5, "xanchor": "center", "xref": "paper", "y": 1, "yanchor": "bottom", "yref": "paper"}, {"font": {"size": 16}, "showarrow": false, "text": "Кривая капитала", "x": 0.5, "xanchor": "center", "xref": "paper", "y": 0.5, "yanchor": "bottom", "yref": "paper"}, {"font": {"size": 16}, "showarrow": false, "text": "Кривая просадок", "x": 0.5, "xanchor": "center", "xref": "paper", "y": 0.16, "yanchor": "bottom", "yref": "paper"}], "height": 800, "showlegend": false, "title": {"text": "Результаты стратегии"}, "xaxis": {"anchor": "y", "domain": [0, 1], "matches": "x3", "showticklabels": false, "title": {"text": "Дата"}}, "xaxis2": {"anchor": "y2", "domain": [0, 1], "matches": "x3", "showticklabels": false}, "xaxis3": {"anchor": "y3", "domain": [0, 1]}, "yaxis": {"anchor": "x", "domain": [0.6, 1]}, "yaxis2": {"anchor": "x2", "domain": [0.26, 0.5], "range": [94810.0, 106400.0]}, "yaxis3": {"anchor": "x3", "domain": [0, 0.16]}}}
